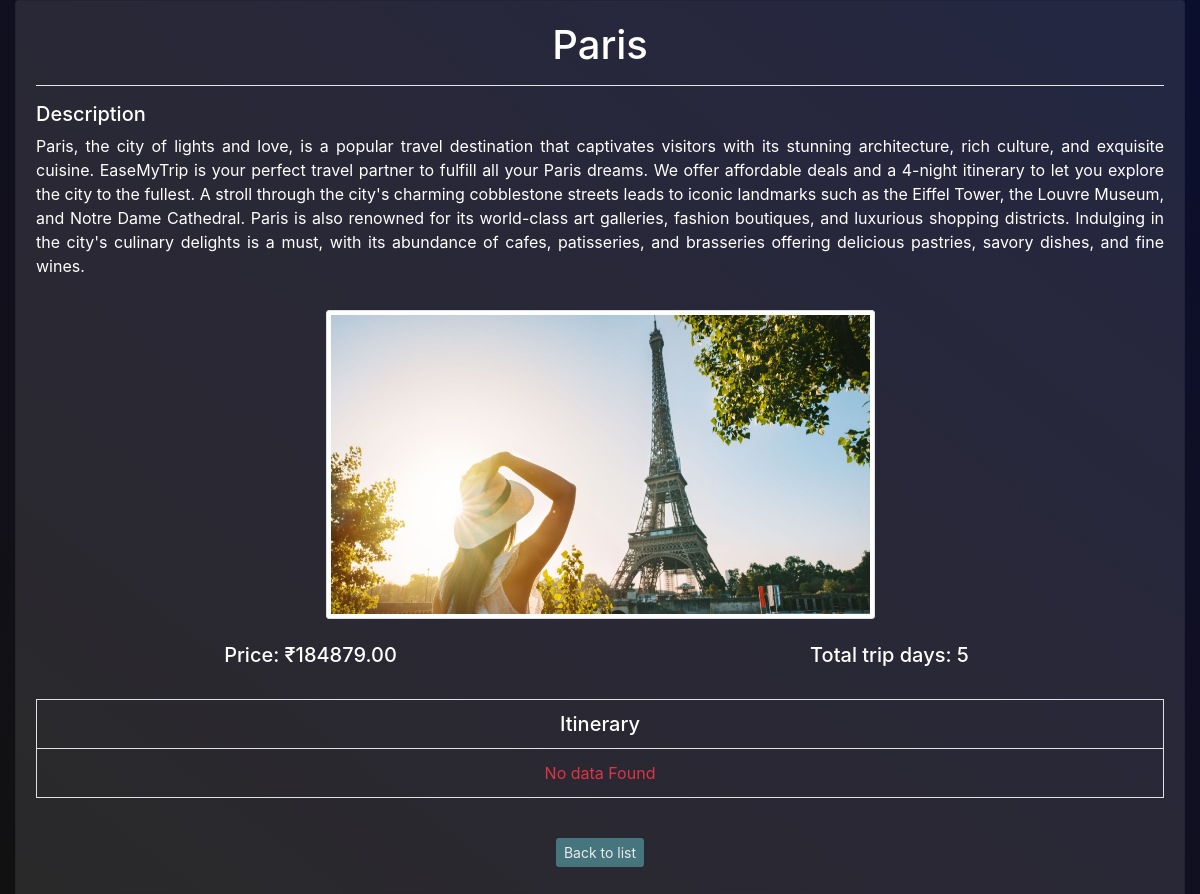
/get-tour-detail-view/2/ (signed in), run on the app's committed database.
### admin_app/models.py (models this page shows)
class TourList(models.Model):
    place_name = models.CharField(max_length=255)
    description = models.TextField()
    price = models.DecimalField(max_digits=10,decimal_places=2)
    image = models.FileField(upload_to='uploads/images')
    total_trip_days = models.IntegerField()
    created_at = models.DateTimeField(auto_now_add= True)

### admin_app/views.py (the view)
# urls.py: path('get-tour-detail-view/<int:tour_id>/',views.get_tour_view_data,name='get_tour_detail_view'),
@login_required(login_url='/')
def get_tour_view_data(request,tour_id):
    if request.method == 'GET':
        try:
            tour_itinerary_instance = Itinerary.objects.filter(tour = tour_id).order_by('day')
            tour_instance = TourList.objects.get(pk = tour_id)
            print([data.tour.place_name  for data in tour_itinerary_instance ])
        except Itinerary.DoesNotExist:
            messages.error(request,'Invalid tour place id')
            return redirect('/get-tour-plans')
        return render(request,'tour_pages/admin_tour_view_page.html',{'tour_instance':tour_instance,'tour_itinerary_instance':tour_itinerary_instance})
    return render(request,'tour_pages/admin_tour_list_page.html')

### admin_app/templates/tour_pages/admin_tour_view_page.html (shortened to what this page needs)
{% extends 'layout/base_layout.html' %}
{% block content %}
    <div class="container-fluid">
      <div class="row">
        <div class="col-12" id="card">
          <div class="card" id="viewCardBody">
            <div class="card-body">
              {% if tour_instance %}
              <h1 class="card-title text-center text-white">
                {{tour_instance.place_name}}
              </h1>
              <hr class="bg-white" />
              <h5 class="text-white">Description</h5>
              <p class="card-text text-justify text-white">
                {{tour_instance.description}}
              </p>
              <div class="row">
                <div class="col-3"></div>
                <div
                  class="col-6"
                  style="display: flex; justify-content: center"
                >
                  <img
                    class="card-img img-thumbnail mt-3"
                    src="/media/{{tour_instance.image}}"
                    alt="img"
                    style="aspect-ratio: 16/9"
                  />
                </div>
              </div>
              <div class="row text-white mt-4 h5">
                <div class="col text-center">
                  Price:&nbsp;&#8377;{{tour_instance.price}}
                </div>
                <div class="col text-center h5">
                  Total trip days:&nbsp;{{tour_instance.total_trip_days}}
                </div>
              </div>
              <div class="table-responsive mt-4">
                <table class="table table-bordered text-white">
                  <tr>
              {% endif %}
                <th colspan="2" class="text-center h5">Itinerary</th>
              </tr>
              {% if tour_itinerary_instance %}
              {% for data in tour_itinerary_instance %}
              <tr>
                    <td class="align-middle w-25 text-center">Day {{data.day}}</td>
                    <td>
                      {{data.activities}}
                    </td>
                  </tr>
                  {% endfor %}
                  {% else %}
                  <tr>
                    <td class="align-middle w-25 text-center text-danger">No data Found</td>
                  </tr>
                {% endif %}
                </table>
              </div>
              <div class="d-flex justify-content-center">
                <a
                  href="{% url 'get_tour_list' %}"
                  class="btn btn-sm text-white my-4"
                  id="back-btn"
                  style="background-color: #4a7e87; border: none"
                  >Back to list</a
                >
              </div>
            </div>
          </div>
        </div>
      </div>
    </div>
{% endblock %}

### admin_app/templates/tour_pages/admin_tour_view_page.html (style rules this page uses)
body { background-image: linear-gradient( to right top, #111111, #121019, #111020, #0f0f27, #0a0f2e ); min-height: 100vh; height: 100%; }
#back-btn { opacity: 0.9; }
#viewCardBody { background-color: rgba(255, 255, 255, 0.1); }

### data on the page
TourList: place_name "Paris", description "Paris, the city of lights and love, is a popular travel destination that captivates visitors with its stunning architecture, rich culture, and exquisite cuisine. EaseMyTrip is your perfect travel partner to fulfill all your Paris dreams. We offer affordable deals and a 4-night itinerary to let you explore the city to the fullest. A stroll through the city's charming cobblestone streets leads to iconic landmarks such as the Eiffel Tower, the Louvre Museum, and Notre Dame Cathedral. Paris is also renowned for its world-class art galleries, fashion boutiques, and luxurious shopping districts. Indulging in the city's culinary delights is a must, with its abundance of cafes, patisseries, and…", image (picture), price "184879.00", total_trip_days "5"
